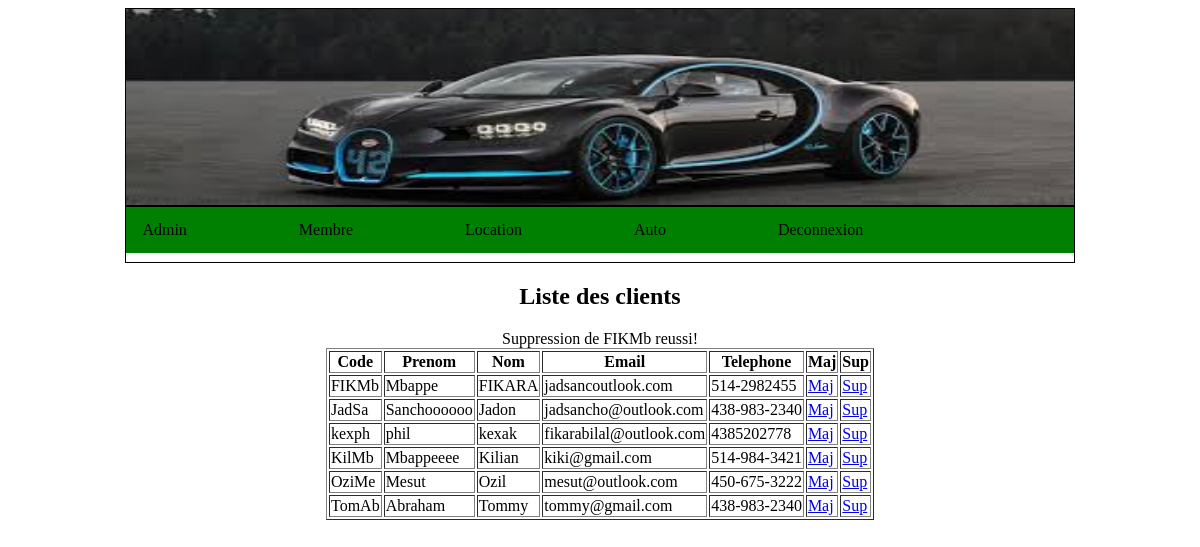
Screenshot of /admin.php?lien=adminmembre&idclient=FIKMb&oper&oper=Sup (signed in) with the database file from the repository.
### tables this page shows
CREATE TABLE `client` (
  `code` varchar(40) NOT NULL,
  `prenom` varchar(40) NOT NULL,
  `nom` varchar(40) NOT NULL,
  `email` varchar(50) NOT NULL,
  `telephone` varchar(50) NOT NULL,
  `login` varchar(300) NOT NULL,
  `password` varchar(300) NOT NULL
);

### adminmembre.php (the view, shortened to what this page needs)
<h2>Liste des clients</h2>
<?php
include("connect.php");
	if(isset($_GET["oper"]))
	{
		$oper=$_GET["oper"];
		switch($oper)
		{
			case "Sup":
				$supidclient=$_GET["idclient"];
					$nbresup=mysqli_affected_rows($connect);
					if($nbresup > 0)
					{
						echo "Suppression de " . $supidclient . " reussi!";
					}
					else
					{
						echo "Echec de suppression";
					}
			break;
		}
	}
	else
	{
		$idclient='';
	}
echo "<form method='post'>";
$reqlisteclient=mysqli_query($connect,"select * from client") or die ("Erreur de selection");
echo "<table border=1> <th>Code</th> <th>Prenom</th> <th>Nom</th><th>Email</th> <th>Telephone</th>
    <th>Maj</th><th>Sup</th>";
	while($reqresultat=mysqli_fetch_row($reqlisteclient))
	{
		$listecode=$reqresultat[0];
		$listeprenom=$reqresultat[1];
		$listenom=$reqresultat[2];
		$listeemail=$reqresultat[3];
		$listetel=$reqresultat[4];
		if($listecode==$idclient)
		{
			echo "<tr>
			<td><input name='id_client' value='$listecode'></td>
			<td><input name='prenom' value='$listeprenom'></td>
			<td><input name='nom' value='$listenom'></td>
			<td><input name='email' value='$listeemail'></td>
			<td><input name='tel' value='$listetel'></td>
			<td><input type='submit' name='update' value='Maj'></td>
				</tr>";
		}
		else
		{
		echo "<tr> <td>$listecode</td> <td>$listeprenom</td> <td>$listenom</td> <td>$listeemail</td> <td>$listetel</td>
	<td><a href='admin.php?lien=adminmembre&idclient=$listecode&oper=Maj'> Maj </a></td>
	<td><a href='admin.php?lien=adminmembre&idclient=$listecode&oper&oper=Sup'> Sup </a></td>
	</tr>";
		}
	}
echo "</table>";
echo"</form>";
?>

### rows the page displays
client: code "FIKMb", prenom "Mbappe", nom "FIKARA", email "jadsancoutlook.com", telephone "514-2982455"
client: code "JadSa", prenom "Sanchoooooo", nom "Jadon", email "jadsancho@outlook.com", telephone "438-983-2340"
client: code "kexph", prenom "phil", nom "kexak", email "fikarabilal@outlook.com", telephone "4385202778"
client: code "KilMb", prenom "Mbappeeee", nom "Kilian", email "kiki@gmail.com", telephone "514-984-3421"
client: code "OziMe", prenom "Mesut", nom "Ozil", email "mesut@outlook.com", telephone "450-675-3222"
client: code "TomAb", prenom "Abraham", nom "Tommy", email "tommy@gmail.com", telephone "438-983-2340"

### other values shown
$supidclient "FIKMb"
